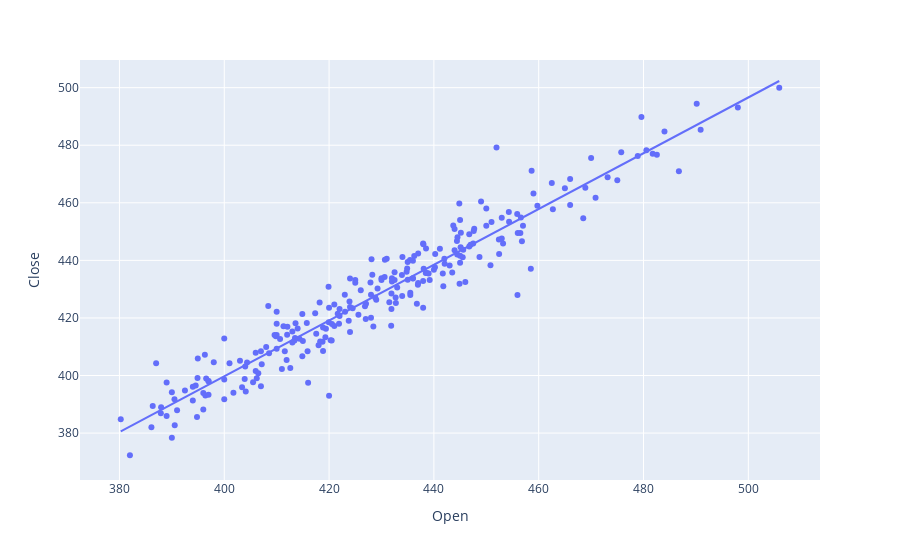
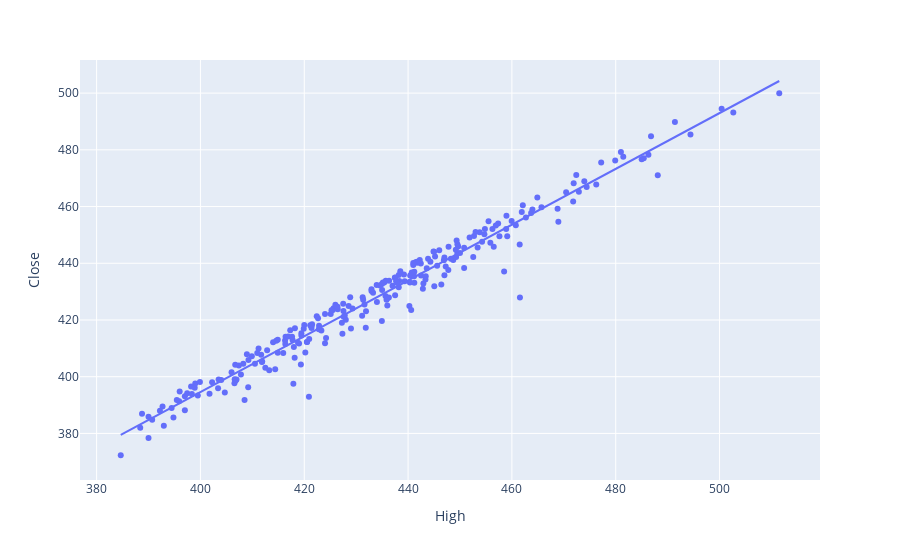
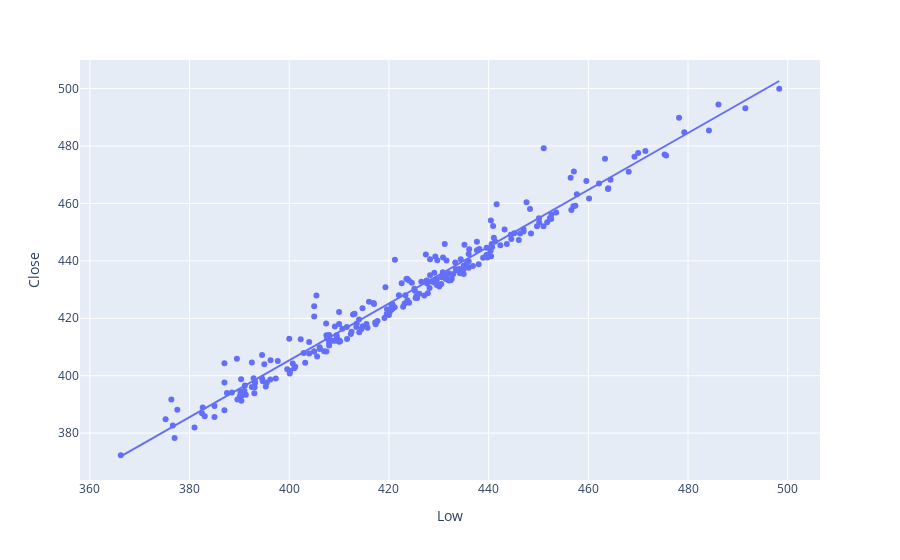
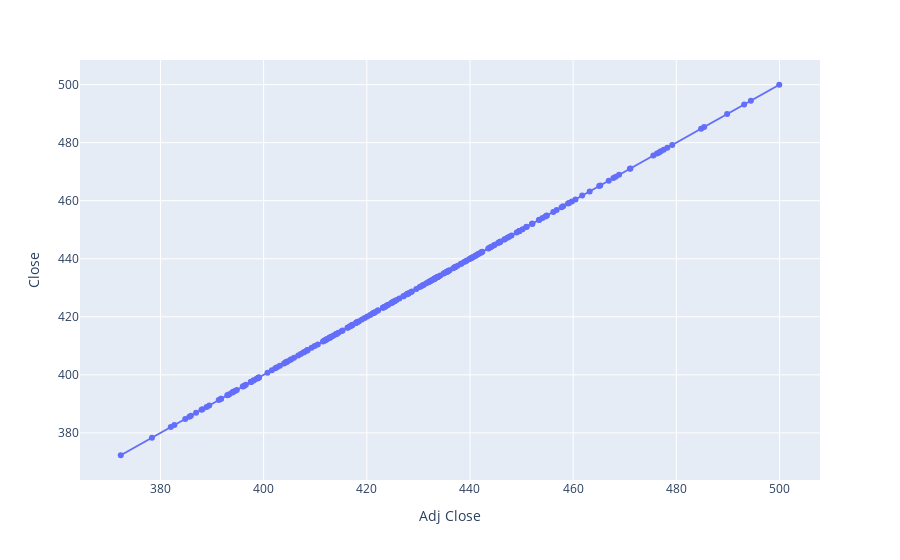

The cell these charts' notebook holds for them, in order:
### Markdown cell above
Scatter plots are the graphs that present the relationship between two variables in a data-set. It represents data points on a two-dimensional plane or on a Cartesian system. The independent variable or attribute is plotted on the X-axis, while the dependent variable is plotted on the Y-axis. These plots are often called scatter graphs or scatter diagrams.

### Code cell
import plotly.express as px
for value in features:
    figure = px.scatter(data_frame= df,x = value,y = 'Close',trendline = 'ols')
    print("          ============================================================================================================")
    figure.show()

### Figure 1 — Plotly figure (JSON) as saved in the notebook; plotly's stock layout.template omitted (floating-point values rounded to 4 significant figures; data arrays with more than 128 entries replaced by an {"elided": "..."} marker saying what was removed)
{"data": [{"hovertemplate": "Open=%{x}<br>Close=%{y}<extra></extra>", "legendgroup": "", "marker": {"color": "#636efa", "symbol": "circle"}, "mode": "markers", "name": "", "orientation": "v", "showlegend": false, "type": "scatter", "x": {"elided": "250 float values"}, "xaxis": "x", "y": {"elided": "250 float values"}, "yaxis": "y"}, {"hovertemplate": "<b>OLS trendline</b><br>Close = 0.968455 * Open + 12.372<br>R<sup>2</sup>=0.919454<br><br>Open=%{x}<br>Close=%{y} <b>(trend)</b><extra></extra>", "legendgroup": "", "marker": {"color": "#636efa", "symbol": "circle"}, "mode": "lines", "name": "", "showlegend": false, "type": "scatter", "x": {"elided": "250 float values"}, "xaxis": "x", "y": {"elided": "250 float values"}, "yaxis": "y"}], "layout": {"legend": {"tracegroupgap": 0}, "margin": {"t": 60}, "xaxis": {"anchor": "y", "domain": [0, 1], "title": {"text": "Open"}}, "yaxis": {"anchor": "x", "domain": [0, 1], "title": {"text": "Close"}}}}

### Figure 2 — Plotly figure (JSON) as saved in the notebook; plotly's stock layout.template omitted (floating-point values rounded to 4 significant figures; data arrays with more than 128 entries replaced by an {"elided": "..."} marker saying what was removed)
{"data": [{"hovertemplate": "High=%{x}<br>Close=%{y}<extra></extra>", "legendgroup": "", "marker": {"color": "#636efa", "symbol": "circle"}, "mode": "markers", "name": "", "orientation": "v", "showlegend": false, "type": "scatter", "x": {"elided": "250 float values"}, "xaxis": "x", "y": {"elided": "250 float values"}, "yaxis": "y"}, {"hovertemplate": "<b>OLS trendline</b><br>Close = 0.983865 * High + 1.02704<br>R<sup>2</sup>=0.966450<br><br>High=%{x}<br>Close=%{y} <b>(trend)</b><extra></extra>", "legendgroup": "", "marker": {"color": "#636efa", "symbol": "circle"}, "mode": "lines", "name": "", "showlegend": false, "type": "scatter", "x": {"elided": "250 float values"}, "xaxis": "x", "y": {"elided": "250 float values"}, "yaxis": "y"}], "layout": {"legend": {"tracegroupgap": 0}, "margin": {"t": 60}, "xaxis": {"anchor": "y", "domain": [0, 1], "title": {"text": "High"}}, "yaxis": {"anchor": "x", "domain": [0, 1], "title": {"text": "Close"}}}}

### Figure 3 — Plotly figure (JSON) as saved in the notebook; plotly's stock layout.template omitted (floating-point values rounded to 4 significant figures; data arrays with more than 128 entries replaced by an {"elided": "..."} marker saying what was removed)
{"data": [{"hovertemplate": "Low=%{x}<br>Close=%{y}<extra></extra>", "legendgroup": "", "marker": {"color": "#636efa", "symbol": "circle"}, "mode": "markers", "name": "", "orientation": "v", "showlegend": false, "type": "scatter", "x": {"elided": "250 float values"}, "xaxis": "x", "y": {"elided": "250 float values"}, "yaxis": "y"}, {"hovertemplate": "<b>OLS trendline</b><br>Close = 0.989898 * Low + 9.36779<br>R<sup>2</sup>=0.968542<br><br>Low=%{x}<br>Close=%{y} <b>(trend)</b><extra></extra>", "legendgroup": "", "marker": {"color": "#636efa", "symbol": "circle"}, "mode": "lines", "name": "", "showlegend": false, "type": "scatter", "x": {"elided": "250 float values"}, "xaxis": "x", "y": {"elided": "250 float values"}, "yaxis": "y"}], "layout": {"legend": {"tracegroupgap": 0}, "margin": {"t": 60}, "xaxis": {"anchor": "y", "domain": [0, 1], "title": {"text": "Low"}}, "yaxis": {"anchor": "x", "domain": [0, 1], "title": {"text": "Close"}}}}

### Figure 4 — Plotly figure (JSON) as saved in the notebook; plotly's stock layout.template omitted (floating-point values rounded to 4 significant figures; data arrays with more than 128 entries replaced by an {"elided": "..."} marker saying what was removed)
{"data": [{"hovertemplate": "Adj Close=%{x}<br>Close=%{y}<extra></extra>", "legendgroup": "", "marker": {"color": "#636efa", "symbol": "circle"}, "mode": "markers", "name": "", "orientation": "v", "showlegend": false, "type": "scatter", "x": {"elided": "250 float values"}, "xaxis": "x", "y": {"elided": "250 float values"}, "yaxis": "y"}, {"hovertemplate": "<b>OLS trendline</b><br>Close = 1 * Adj Close + 1.42109e-12<br>R<sup>2</sup>=1.000000<br><br>Adj Close=%{x}<br>Close=%{y} <b>(trend)</b><extra></extra>", "legendgroup": "", "marker": {"color": "#636efa", "symbol": "circle"}, "mode": "lines", "name": "", "showlegend": false, "type": "scatter", "x": {"elided": "250 float values"}, "xaxis": "x", "y": {"elided": "250 float values"}, "yaxis": "y"}], "layout": {"legend": {"tracegroupgap": 0}, "margin": {"t": 60}, "xaxis": {"anchor": "y", "domain": [0, 1], "title": {"text": "Adj Close"}}, "yaxis": {"anchor": "x", "domain": [0, 1], "title": {"text": "Close"}}}}
